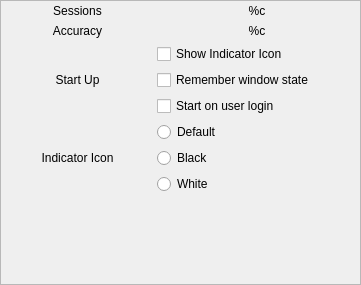
<?xml version="1.0" encoding="UTF-8"?>
<ui version="4.0">
 <class>GeneralSettingsPane</class>
 <widget class="QFrame" name="GeneralSettingsPane">
  <property name="geometry">
   <rect>
    <x>0</x>
    <y>0</y>
    <width>361</width>
    <height>285</height>
   </rect>
  </property>
  <property name="windowTitle">
   <string>Frame</string>
  </property>
  <property name="frameShape">
   <enum>QFrame::StyledPanel</enum>
  </property>
  <property name="frameShadow">
   <enum>QFrame::Raised</enum>
  </property>
  <widget class="QWidget" name="gridLayoutWidget">
   <property name="geometry">
    <rect>
     <x>4</x>
     <y>4</y>
     <width>353</width>
     <height>274</height>
    </rect>
   </property>
   <layout class="QGridLayout" name="gridLayout">
    <item row="1" column="1" colspan="2">
     <widget class="QLabel" name="lblAccuracyRating">
      <property name="sizePolicy">
       <sizepolicy hsizetype="Expanding" vsizetype="Minimum">
        <horstretch>0</horstretch>
        <verstretch>0</verstretch>
       </sizepolicy>
      </property>
      <property name="text">
       <string>%c</string>
      </property>
      <property name="alignment">
       <set>Qt::AlignCenter</set>
      </property>
      <property name="indent">
       <number>10</number>
      </property>
     </widget>
    </item>
    <item row="0" column="1" colspan="2">
     <widget class="QLabel" name="lblSessionCount">
      <property name="sizePolicy">
       <sizepolicy hsizetype="Expanding" vsizetype="Minimum">
        <horstretch>0</horstretch>
        <verstretch>0</verstretch>
       </sizepolicy>
      </property>
      <property name="text">
       <string>%c</string>
      </property>
      <property name="alignment">
       <set>Qt::AlignCenter</set>
      </property>
      <property name="indent">
       <number>10</number>
      </property>
     </widget>
    </item>
    <item row="3" column="1">
     <layout class="QVBoxLayout" name="verticalLayout_2">
      <item>
       <widget class="QRadioButton" name="radioButtonIconDefault">
        <property name="sizePolicy">
         <sizepolicy hsizetype="Minimum" vsizetype="Minimum">
          <horstretch>0</horstretch>
          <verstretch>0</verstretch>
         </sizepolicy>
        </property>
        <property name="text">
         <string>Default</string>
        </property>
       </widget>
      </item>
      <item>
       <widget class="QRadioButton" name="radioButtonIconBlack">
        <property name="sizePolicy">
         <sizepolicy hsizetype="Minimum" vsizetype="Minimum">
          <horstretch>0</horstretch>
          <verstretch>0</verstretch>
         </sizepolicy>
        </property>
        <property name="text">
         <string>Black</string>
        </property>
       </widget>
      </item>
      <item>
       <widget class="QRadioButton" name="radioButtonIconWhite">
        <property name="sizePolicy">
         <sizepolicy hsizetype="Minimum" vsizetype="Minimum">
          <horstretch>0</horstretch>
          <verstretch>0</verstretch>
         </sizepolicy>
        </property>
        <property name="text">
         <string>White</string>
        </property>
       </widget>
      </item>
     </layout>
    </item>
    <item row="2" column="1" colspan="2">
     <layout class="QVBoxLayout" name="verticalLayout">
      <item>
       <widget class="QCheckBox" name="checkBoxIndicatorIcon">
        <property name="sizePolicy">
         <sizepolicy hsizetype="MinimumExpanding" vsizetype="Fixed">
          <horstretch>0</horstretch>
          <verstretch>0</verstretch>
         </sizepolicy>
        </property>
        <property name="text">
         <string>Show Indicator Icon</string>
        </property>
       </widget>
      </item>
      <item>
       <widget class="QCheckBox" name="checkBoxWindowState">
        <property name="text">
         <string>Remember window state</string>
        </property>
       </widget>
      </item>
      <item>
       <widget class="QCheckBox" name="checkBoxAutoStartApp">
        <property name="text">
         <string>Start on user login</string>
        </property>
       </widget>
      </item>
     </layout>
    </item>
    <item row="5" column="0" colspan="3">
     <spacer name="verticalSpacer">
      <property name="orientation">
       <enum>Qt::Vertical</enum>
      </property>
      <property name="sizeType">
       <enum>QSizePolicy::MinimumExpanding</enum>
      </property>
      <property name="sizeHint" stdset="0">
       <size>
        <width>20</width>
        <height>40</height>
       </size>
      </property>
     </spacer>
    </item>
    <item row="3" column="0">
     <widget class="QLabel" name="label_2">
      <property name="sizePolicy">
       <sizepolicy hsizetype="Minimum" vsizetype="Minimum">
        <horstretch>0</horstretch>
        <verstretch>0</verstretch>
       </sizepolicy>
      </property>
      <property name="text">
       <string>Indicator Icon</string>
      </property>
      <property name="alignment">
       <set>Qt::AlignCenter</set>
      </property>
      <property name="margin">
       <number>4</number>
      </property>
     </widget>
    </item>
    <item row="0" column="0">
     <widget class="QLabel" name="label">
      <property name="sizePolicy">
       <sizepolicy hsizetype="Minimum" vsizetype="Minimum">
        <horstretch>0</horstretch>
        <verstretch>0</verstretch>
       </sizepolicy>
      </property>
      <property name="text">
       <string>Sessions</string>
      </property>
      <property name="alignment">
       <set>Qt::AlignCenter</set>
      </property>
      <property name="margin">
       <number>4</number>
      </property>
     </widget>
    </item>
    <item row="1" column="0">
     <widget class="QLabel" name="label_3">
      <property name="sizePolicy">
       <sizepolicy hsizetype="Minimum" vsizetype="Minimum">
        <horstretch>0</horstretch>
        <verstretch>0</verstretch>
       </sizepolicy>
      </property>
      <property name="text">
       <string>Accuracy</string>
      </property>
      <property name="alignment">
       <set>Qt::AlignCenter</set>
      </property>
      <property name="margin">
       <number>4</number>
      </property>
     </widget>
    </item>
    <item row="3" column="2">
     <widget class="QLabel" name="lblSampleIcon">
      <property name="minimumSize">
       <size>
        <width>48</width>
        <height>48</height>
       </size>
      </property>
      <property name="maximumSize">
       <size>
        <width>48</width>
        <height>48</height>
       </size>
      </property>
      <property name="text">
       <string/>
      </property>
      <property name="pixmap">
       <pixmap resource="../res.qrc">:/indicator/black</pixmap>
      </property>
      <property name="scaledContents">
       <bool>true</bool>
      </property>
     </widget>
    </item>
    <item row="2" column="0">
     <widget class="QLabel" name="label_4">
      <property name="sizePolicy">
       <sizepolicy hsizetype="Minimum" vsizetype="Minimum">
        <horstretch>0</horstretch>
        <verstretch>0</verstretch>
       </sizepolicy>
      </property>
      <property name="text">
       <string>Start Up</string>
      </property>
      <property name="alignment">
       <set>Qt::AlignCenter</set>
      </property>
     </widget>
    </item>
    <item row="4" column="0">
     <spacer name="horizontalSpacer">
      <property name="orientation">
       <enum>Qt::Horizontal</enum>
      </property>
      <property name="sizeType">
       <enum>QSizePolicy::Fixed</enum>
      </property>
      <property name="sizeHint" stdset="0">
       <size>
        <width>60</width>
        <height>20</height>
       </size>
      </property>
     </spacer>
    </item>
   </layout>
  </widget>
 </widget>
 <resources>
  <include location="../res.qrc"/>
 </resources>
 <connections/>
</ui>
